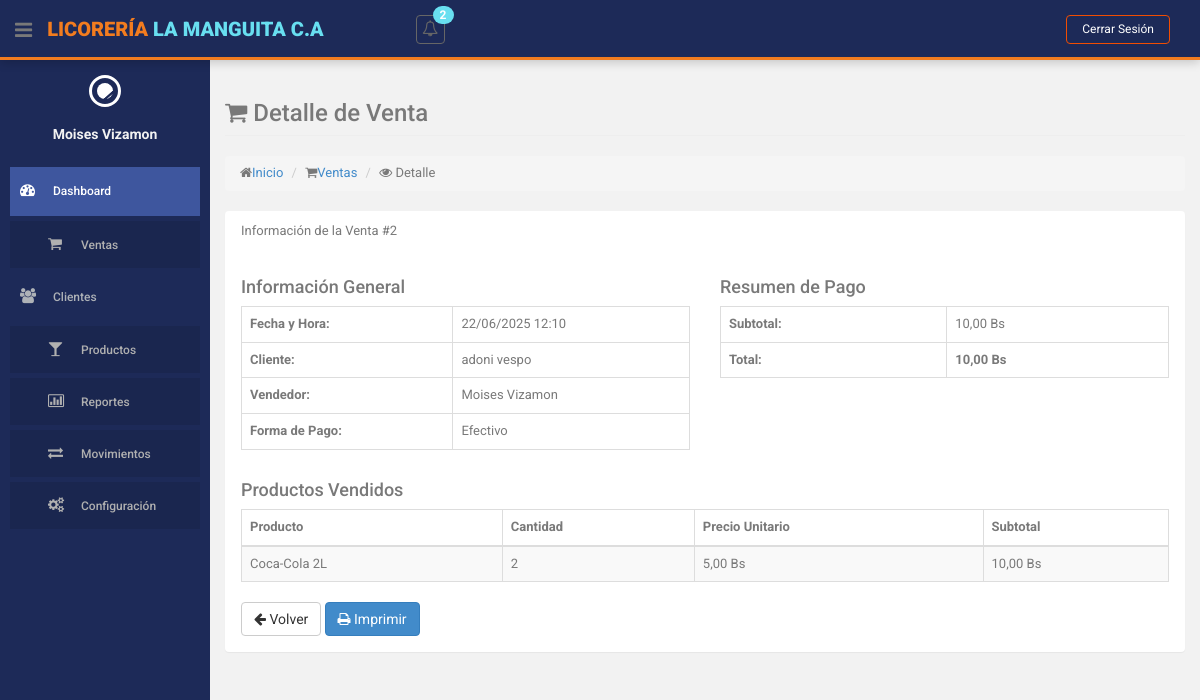
/index.php?action=ventas&method=mostrar&id=2 (signed in), run on the app's committed database.
### tables this page shows
CREATE TABLE `ventas` (
  `id` int(255) NOT NULL,
  `cedula_cliente` varchar(15) NOT NULL,
  `id_usuario` int(11) NOT NULL,
  `fecha` datetime NOT NULL,
  `monto_total` decimal(10,2) NOT NULL,
  `forma_pago` enum('EFECTIVO','TARJETA','PAGO_MOVIL') NOT NULL DEFAULT 'EFECTIVO',
  `referencia_pago` varchar(6) DEFAULT NULL COMMENT 'Número de referencia para tarjeta o pago móvil'
);

CREATE TABLE `detalle_venta` (
  `id` int(255) NOT NULL,
  `id_venta` int(255) NOT NULL,
  `id_producto` int(10) NOT NULL,
  `cantidad` int(10) NOT NULL,
  `monto` decimal(10,2) NOT NULL
);

CREATE TABLE `producto` (
  `id` int(10) NOT NULL,
  `descripcion` varchar(255) NOT NULL,
  `cantidad` int(255) NOT NULL,
  `precio` decimal(10,2) NOT NULL,
  `id_categoria` int(11) NOT NULL,
  `id_estatus` int(11) NOT NULL
);

### controllers/VentaController.php (called while the page is built, shortened)
<?php
class VentaController
{
    private $model;
    public function __construct()
    {
        require_once ROOT_PATH . 'models/VentaModel.php';
        $this->model = new VentaModel();
    }
    public function mostrar($id)
    {
        $venta = $this->model->obtenerVentaPorId($id);
        $detalles = $this->model->obtenerDetallesVenta($id);
        $this->loadView('ventas/mostrar', [
            'venta' => $venta,
            'detalles' => $detalles
        ]);
    }
    private function loadView($view, $data = [])
    {
        extract($data);
        require ROOT_PATH . 'views/layouts/header.php';
        require ROOT_PATH . 'views/layouts/sidebar.php';
        require ROOT_PATH . "views/$view.php";
        require ROOT_PATH . 'views/layouts/footer.php';
    }
}

### models/VentaModel.php (called while the page is built, shortened)
<?php
class VentaModel
{
    private $db;
    public function __construct()
    {
        require_once ROOT_PATH . 'config/database.php';
        $database = new Database();
        $this->db = $database->getConnection();
    }
    public function obtenerVentaPorId($id)
    {
        $query = "SELECT v.*,
                  CONCAT(c.nombres, ' ', c.apellidos) as cliente,
                  CONCAT(u.nombres, ' ', u.apellidos) as usuario
                  FROM ventas v
                  JOIN clientes c ON v.cedula_cliente = c.cedula
                  JOIN usuarios u ON v.id_usuario = u.id
                  WHERE v.id = :id";
        $stmt = $this->db->prepare($query);
        $stmt->bindParam(":id", $id);
        $stmt->execute();
        return $stmt->fetch(PDO::FETCH_ASSOC);
    }
    public function obtenerDetallesVenta($id_venta)
    {
        $query = "SELECT dv.*, p.descripcion as producto
                  FROM detalle_venta dv
                  JOIN producto p ON dv.id_producto = p.id
                  WHERE dv.id_venta = :id_venta";
        $stmt = $this->db->prepare($query);
        $stmt->bindParam(":id_venta", $id_venta);
        $stmt->execute();
        return $stmt->fetchAll(PDO::FETCH_ASSOC);
    }
}

### config/database.php (called while the page is built, shortened)
<?php
class Database {
    private $host = 'localhost';
    private $db_name = 'licoreria';
    private $username = 'root';
    private $password = '';
    public function getConnection() {
        $this->conn = null;
        try {
            $this->conn = new PDO(
                "mysql:host=" . $this->host . ";dbname=" . $this->db_name,
                $this->username,
                $this->password
            );
            $this->conn->exec("set names utf8");
            $this->conn->setAttribute(PDO::ATTR_ERRMODE, PDO::ERRMODE_EXCEPTION);
        } catch(PDOException $exception) {
            echo "Error de conexión: " . $exception->getMessage();
        }
        return $this->conn;
    }
}
?>

### views/ventas/mostrar.php (the view, shortened to what this page needs)
<section id="main-content">
    <section class="wrapper">
        <div class="row">
            <div class="col-lg-12">
                <h3 class="page-header"><i class="fa fa-shopping-cart"></i> Detalle de Venta</h3>
                <ol class="breadcrumb">
                    <li><i class="fa fa-home"></i><a href="<?php echo BASE_URL; ?>">Inicio</a></li>
                    <li><i class="fa fa-shopping-cart"></i><a href="<?= BASE_URL ?>index.php?action=ventas">Ventas</a></li>
                    <li><i class="fa fa-eye"></i> Detalle</li>
                </ol>
            </div>
        </div>
        <div class="row">
            <div class="col-lg-12">
                <section class="panel">
                    <header class="panel-heading">
                        Información de la Venta #<?= $venta['id'] ?>
                    </header>
                    <div class="panel-body">
                        <div class="row">
                            <div class="col-md-6">
                                <h4>Información General</h4>
                                <table class="table table-bordered">
                                    <tr>
                                        <th>Fecha y Hora:</th>
                                        <td><?= date('d/m/Y H:i', strtotime($venta['fecha'])) ?></td>
                                    </tr>
                                    <tr>
                                        <th>Cliente:</th>
                                        <td><?= htmlspecialchars($venta['cliente']) ?></td>
                                    </tr>
                                    <tr>
                                        <th>Vendedor:</th>
                                        <td><?= htmlspecialchars($venta['usuario']) ?></td>
                                    </tr>
                                    <tr>
                                        <th>Forma de Pago:</th>
                                        <td>
                                            <?=
                                            match($venta['forma_pago']) {
                                                'EFECTIVO' => 'Efectivo',
                                                'TARJETA' => 'Tarjeta',
                                                'PAGO_MOVIL' => 'Pago Móvil',
                                                default => $venta['forma_pago']
                                            }
                                            ?>
                                        </td>
                                    </tr>
                                </table>
                            </div>
                            <div class="col-md-6">
                                <h4>Resumen de Pago</h4>
                                <table class="table table-bordered">
                                    <tr>
                                        <th>Subtotal:</th>
                                        <td><?= number_format($venta['monto_total'], 2, ',', '.') ?> Bs</td>
                                    </tr>
                                    <tr>
                                        <th>Total:</th>
                                        <td><strong><?= number_format($venta['monto_total'], 2, ',', '.') ?> Bs</strong></td>
                                    </tr>
                                </table>
                            </div>
                        </div>
                        <div class="row">
                            <div class="col-md-12">
                                <h4>Productos Vendidos</h4>
                                <div class="table-responsive">
                                    <table class="table table-bordered table-striped">
                                        <thead>
                                            <tr>
                                                <th>Producto</th>
                                                <th>Cantidad</th>
                                                <th>Precio Unitario</th>
                                                <th>Subtotal</th>
                                            </tr>
                                        </thead>
                                        <tbody>
                                            <?php foreach ($detalles as $detalle): ?>
                                                <tr>
                                                    <td><?= htmlspecialchars($detalle['producto']) ?></td>
                                                    <td><?= $detalle['cantidad'] ?></td>
                                                    <td><?= number_format($detalle['monto'] / $detalle['cantidad'], 2, ',', '.') ?> Bs</td>
                                                    <td><?= number_format($detalle['monto'], 2, ',', '.') ?> Bs</td>
                                                </tr>
                                            <?php endforeach; ?>
                                        </tbody>
                                    </table>
                                </div>
                            </div>
                        </div>
                        <div class="row">
                            <div class="col-md-12">
                                <a href="<?= BASE_URL ?>index.php?action=reportes" class="btn btn-default">
                                    <i class="fa fa-arrow-left"></i> Volver
                                </a>
                                <button class="btn btn-primary" onclick="window.print()">
                                    <i class="fa fa-print"></i> Imprimir
                                </button>
                            </div>
                        </div>
                    </div>
                </section>
            </div>
        </div>
    </section>
</section>

### assets/css/style.css (style rules this page uses)
body { color: #797979; background: #f2f2f2; font-family: 'Ruda', sans-serif; padding: 0px !important; margin: 0px !important; font-size:13px; }
a, a:hover, a:focus { text-decoration: none; outline: none; }
#main-content { margin-left: 210px; }
.wrapper { display: inline-block; margin-top: 60px; padding-left: 15px; padding-right: 15px; padding-bottom: 15px; padding-top: 0px; width: 100%; }

### views/layouts/header.php (style rules this page uses)
body { font-family: 'Roboto', sans-serif; }
.btn, button, input[type="submit"] { transition: background-color 0.3s ease, transform 0.2s ease; }

### data on the page
ventas: id "2", fecha "22/06/2025 12:10", forma_pago "Efectivo", monto_total "10,00"
detalle_venta: id_producto.descripcion "Coca-Cola 2L", cantidad "2", $detalle['monto'] / $detalle['cantidad'] "5,00", monto "10,00"

### other printed values
$totalNotificaciones "2"
$_SESSION['user_nombre'] "Moises Vizamon"
$venta['cliente'] "adoni vespo"
$venta['usuario'] "Moises Vizamon"
